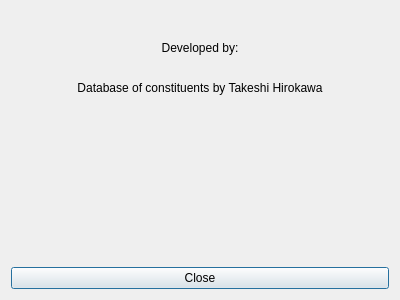
<?xml version="1.0" encoding="UTF-8"?>
<ui version="4.0">
 <class>AboutDialog</class>
 <widget class="QDialog" name="AboutDialog">
  <property name="geometry">
   <rect>
    <x>0</x>
    <y>0</y>
    <width>400</width>
    <height>300</height>
   </rect>
  </property>
  <property name="windowTitle">
   <string>About this software</string>
  </property>
  <layout class="QVBoxLayout" name="verticalLayout">
   <item>
    <widget class="QLabel" name="ql_softwareName">
     <property name="font">
      <font>
       <pointsize>16</pointsize>
      </font>
     </property>
     <property name="text">
      <string>&lt;SOFTWARE_NAME&gt;</string>
     </property>
     <property name="alignment">
      <set>Qt::AlignCenter</set>
     </property>
    </widget>
   </item>
   <item>
    <layout class="QGridLayout" name="gridLayout">
     <item row="1" column="0">
      <widget class="QLabel" name="ql_echmetLogo">
       <property name="text">
        <string>&lt;ECHMET_LOGO&gt;</string>
       </property>
       <property name="alignment">
        <set>Qt::AlignCenter</set>
       </property>
      </widget>
     </item>
     <item row="1" column="1">
      <widget class="QLabel" name="ql_echmetLink">
       <property name="text">
        <string>&lt;ECHMET_LINK&gt;</string>
       </property>
       <property name="alignment">
        <set>Qt::AlignCenter</set>
       </property>
      </widget>
     </item>
     <item row="0" column="0" colspan="2">
      <widget class="QLabel" name="ql_developedBy">
       <property name="text">
        <string>Developed by:</string>
       </property>
       <property name="alignment">
        <set>Qt::AlignCenter</set>
       </property>
      </widget>
     </item>
    </layout>
   </item>
   <item>
    <layout class="QVBoxLayout" name="qvlay_authors"/>
   </item>
   <item>
    <widget class="QLabel" name="ql_hirokawa">
     <property name="text">
      <string>Database of constituents by Takeshi Hirokawa</string>
     </property>
     <property name="alignment">
      <set>Qt::AlignCenter</set>
     </property>
    </widget>
   </item>
   <item>
    <spacer name="verticalSpacer">
     <property name="orientation">
      <enum>Qt::Vertical</enum>
     </property>
     <property name="sizeHint" stdset="0">
      <size>
       <width>20</width>
       <height>40</height>
      </size>
     </property>
    </spacer>
   </item>
   <item>
    <widget class="QLabel" name="ql_thankYouQt">
     <property name="text">
      <string>&lt;THANK_YOU_QT&gt;</string>
     </property>
     <property name="alignment">
      <set>Qt::AlignCenter</set>
     </property>
    </widget>
   </item>
   <item>
    <widget class="QPushButton" name="qpb_close">
     <property name="text">
      <string>Close</string>
     </property>
    </widget>
   </item>
  </layout>
 </widget>
 <resources/>
 <connections/>
</ui>
